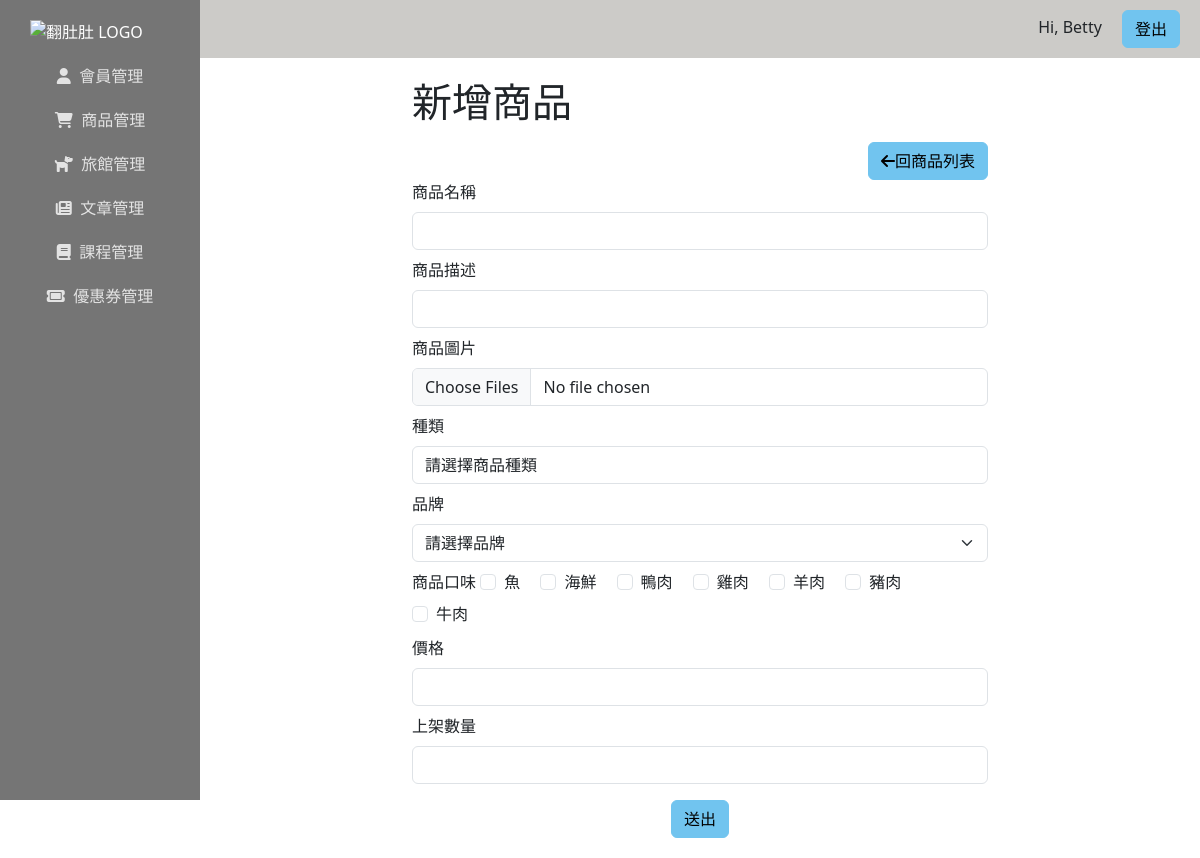
Screenshot of /product/createProduct.php (signed in) with the database file from the repository.
### tables this page shows
CREATE TABLE `tags` (
  `TagID` int(11) NOT NULL,
  `TagName` varchar(255) NOT NULL
);

### product/createProduct.php (the view, shortened to what this page needs)
<?php
require_once("../db_connect.php");
?>
<!doctype html>
<html lang="en">
<head>
    <?php include("/xampp/htdocs/Fundodo/tools/common-head.php"); ?>
</head>
<body>
    <div class="d-flex">
        <?php include("/xampp/htdocs/Fundodo/dashboard/dashboard-aside.php"); ?>
        <div class="w-100">
            <?php include("/xampp/htdocs/Fundodo/dashboard/dashboard-header.php"); ?>
            <div class="db_content">
                <div class="container c-600">
                    <div class="mx-auto ">
                        <h1 class="mb-3">新增商品</h1>
                        <div class="text-end">
                            <a href="product-list.php" class="btn btn-primary text-end"><i class="fa-solid fa-arrow-left"></i>回商品列表</a>
                        </div>
                        <form action="doCreateProduct.php" method="post" enctype="multipart/form-data">
                            <div class="mb-2">
                                <label for="" class="form-label">商品名稱</label>
                                <input type="text" class="form-control" name="name" required>
                            </div>
                            <div class="mb-2">
                                <label for="" class="form-label">商品描述</label>
                                <input type="text" class="form-control" name="description">
                            </div>
                            <div class="mb-2">
                                <label for="form-label" class="form-label">商品圖片</label>
                                <input type="file" class="form-control" name="images[]" multiple required>
                            </div>
                            <div class="mb-2">
                                <label for="" class="form-label">種類</label>
                                <select name="category" class="form-control">
                                    <option selected>請選擇商品種類</option>
                                </select>
                            </div>
                            <div class="mb-2">
                                <label for="" class="form-label">品牌</label>
                                <select class="form-select" name="brand">
                                    <option selected>請選擇品牌</option>
                                </select>
                            </div>
                            <div class="mb-2">
                                <label class="form-label">商品口味</label>
                                <?php $sqlFlavor = "SELECT * FROM tags";
                                $resultFlavor = $conn->query($sqlFlavor);
                                $rowFlavor = $resultFlavor->fetch_all(MYSQLI_ASSOC); ?>
                                <?php foreach ($rowFlavor as $flavor) : ?>
                                    <div class="form-check form-check-inline">
                                        <input class="form-check-input" type="checkbox" id="flavor<?= $flavor["TagID"] ?>" value=<?= $flavor["TagID"] ?> name="flavors[]">
                                        <label class="form-check-label" for="flavor<?= $flavor["TagID"] ?>"><?= $flavor["TagName"] ?></label>
                                    </div>
                                <?php endforeach ?>
                            </div>
                            <div class="mb-2">
                                <label for="" class="form-label">價格</label>
                                <input type="tel" class="form-control" name="price" required>
                            </div>
                            <div class="mb-2">
                                <label for="" class="form-label">上架數量</label>
                                <input type="tel" class="form-control" name="stock" required>
                            </div>
                            <div class="text-center mt-3">
                                <button class="btn btn-primary" type="submit">送出</button>
                            </div>
                        </form>
                    </div>
                </div>
            </div>
        </div>
    </div>
</body>
</html>

### rows the page displays
tags: TagName "魚"
tags: TagName "海鮮"
tags: TagName "鴨肉"
tags: TagName "雞肉"
tags: TagName "羊肉"
tags: TagName "豬肉"
tags: TagName "牛肉"

### other values shown
$_SESSION["user"]["nickname"] "Betty"
